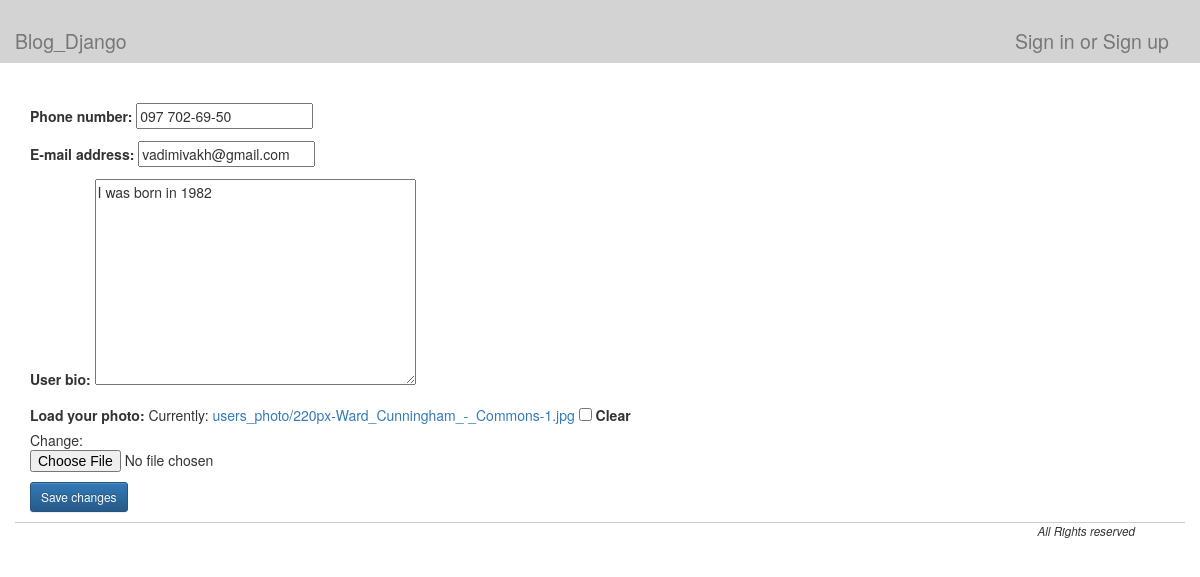
Page /members/edit_profile/23/ on the committed database.
### loginsys/models.py (models this page shows)
class UserProfile(models.Model):
    class Meta:
        db_table = "user_profile"
    user = models.OneToOneField(User, on_delete=models.CASCADE)
    user_phone = models.CharField(max_length=20, blank=True, null=True)
    user_email = models.EmailField(blank=True, null=True)
    user_bio = models.TextField(blank=True, null=True)
    user_photo = models.ImageField(null=True, blank=True, upload_to='users_photo/', verbose_name='Avatar')

### user_profile/views.py (the view)
# urls.py: url(r'^edit_profile/(?P<user_id>[0-9]+)/$', views.edit_user_profile),
def edit_user_profile(request, user_id):
    context = {}
    context.update(csrf(request))
    context['user'] = User.objects.get(id=user_id)
    profile = UserProfile.objects.get(user_id=user_id)
    context['profile'] = profile
    context['form'] = UserProfileForm(instance=profile)
    context['user_id'] = request.user.id
    if request.POST:
        form = UserProfileForm(request.POST, request.FILES, instance=profile)
        if form.is_valid():
            form.save()
            return redirect('/members/{}'.format(request.user.id))
    return render_to_response('edit_profile.html', context)

### loginsys/forms.py
class UserProfileForm(ModelForm):
    class Meta:
        model = UserProfile
        fields = ["user_phone", "user_email", "user_bio", "user_photo"]
        labels = {"user_phone": "Phone number", "user_email": "E-mail address", "user_photo": "Load your photo"}
        help_text = {"user_phone": "Enter your cell-phone number", "user_email": "E-mail address"}

### user_profile/templates/edit_profile.html
{% extends 'main.html' %}
{% load staticfiles %}
{% block edit_profile %}
<br><br>
<form enctype="multipart/form-data" action="" method="post"> {% csrf_token %}
    {{ form.as_p }}
    <p><input type="submit" class="btn btn-primary btn-sm" value="Save changes"></p>
</form>
{% endblock %}

### blog/static/main.css (style rules this page uses)
html, body { height: 100%; }

### rows in the picture
UserProfile: user_phone "097 702-69-50", user_email "vadimivakh@gmail.com", user_bio "I was born in 1982"
